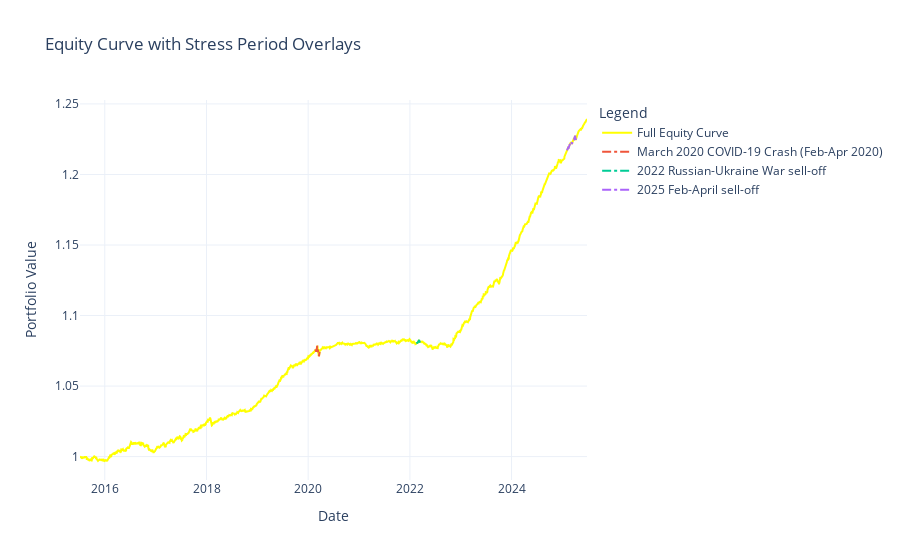

The notebook cell saved with this chart:
### Markdown cell above
Plot

### Code cell
plot_equity_curve_with_stress(portfolio_returns, STRESS_EVENTS)
